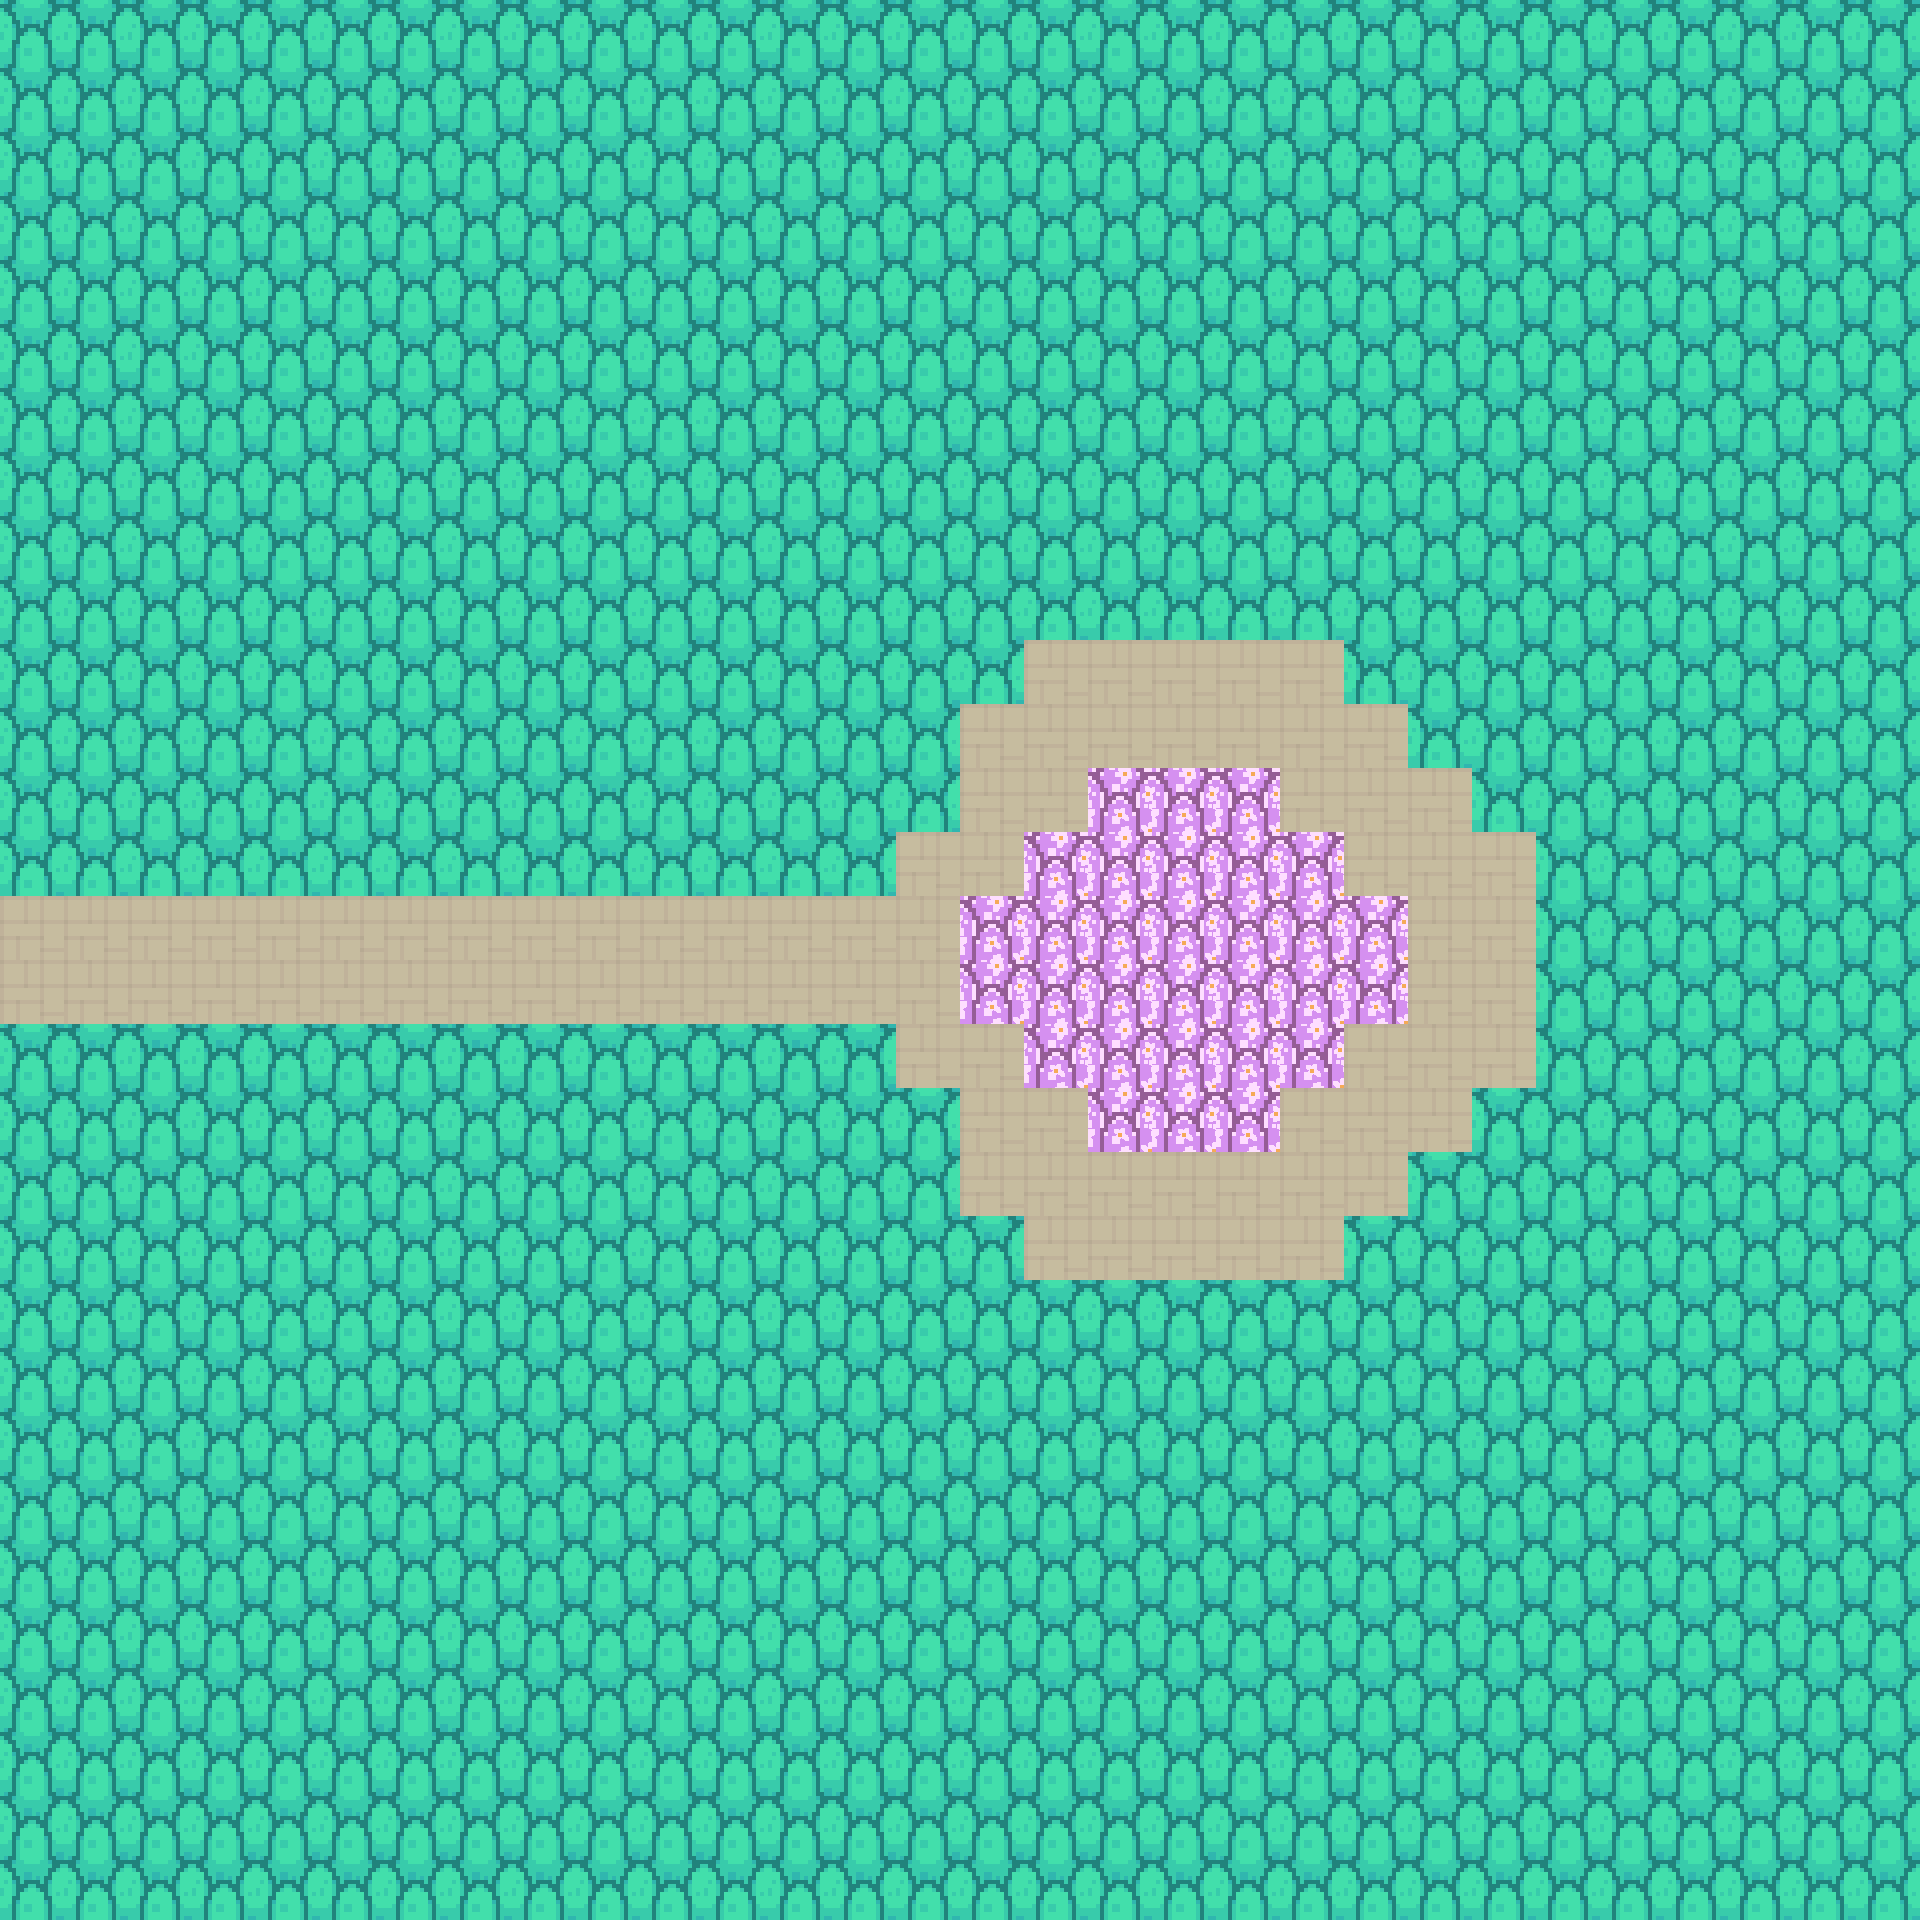

A 2D game scene composited from a Tiled map and its tileset images. What follows is a short description and the map's XML, with every tile layer's data as written:
An orthogonal 30x30 tile map with 64x64 px tiles, 2 tile layers (Ground, Trees), 2 tilesets.

<map version="1.10" tiledversion="1.12.2" orientation="orthogonal" renderorder="right-down" width="30" height="30" tilewidth="64" tileheight="64" infinite="0" nextlayerid="3" nextobjectid="1">
 <editorsettings>
  <export format="lua" />
 </editorsettings>
 <tileset firstgid="1" name="test-tiles" tilewidth="64" tileheight="64" tilecount="54" columns="9">
  <image source="tileset.png" width="576" height="384" />
 </tileset>
 <tileset firstgid="55" source="flowers.tsx" />
 <layer id="1" name="Ground" width="30" height="30">
  <data encoding="csv">
14,14,14,14,14,14,14,14,14,14,14,14,14,14,14,14,14,14,14,14,14,14,14,14,14,14,14,14,14,14,
14,14,14,14,14,14,14,14,14,14,14,14,14,14,14,14,14,14,14,14,14,14,14,14,14,14,14,14,14,14,
14,14,14,14,14,14,14,14,14,14,14,14,14,14,14,14,14,14,14,14,14,14,14,14,14,14,14,14,14,14,
14,14,14,14,14,14,14,14,14,14,14,14,14,14,14,14,14,14,14,14,14,14,14,14,14,14,14,14,14,14,
14,14,14,14,14,14,14,14,14,14,14,14,14,14,14,14,14,14,14,14,14,14,14,14,14,14,14,14,14,14,
14,14,14,14,14,14,14,14,14,14,14,14,14,14,14,14,14,14,14,14,14,14,14,14,14,14,14,14,14,14,
14,14,14,14,14,14,14,14,14,14,14,14,14,14,14,14,14,14,14,14,14,14,14,14,14,14,14,14,14,14,
14,14,14,14,14,14,14,14,14,14,14,14,14,14,14,14,14,14,14,14,14,14,14,14,14,14,14,14,14,14,
14,14,14,14,14,14,14,14,14,14,14,14,14,14,14,14,14,14,14,14,14,14,14,14,14,14,14,14,17,14,
14,14,14,14,14,14,14,14,14,14,14,14,14,14,14,14,14,14,14,14,14,14,14,14,14,14,14,14,17,14,
14,14,14,14,14,14,14,14,14,14,14,14,14,14,14,14,14,14,14,68,68,30,28,29,30,28,29,30,28,29,
14,14,14,14,14,14,14,14,14,14,14,14,14,14,14,14,14,14,14,68,68,68,37,38,39,37,38,39,37,38,
14,14,14,14,14,14,14,14,14,14,14,14,14,14,14,14,14,97,97,97,68,68,46,47,48,46,47,48,46,47,
14,14,14,14,14,14,14,14,14,14,14,14,14,14,14,14,97,97,97,97,97,14,14,14,14,14,14,14,14,14,
14,14,14,14,14,14,14,14,14,14,14,14,14,14,14,97,97,97,97,97,97,97,14,14,14,14,14,14,14,14,
14,14,14,14,14,14,14,14,14,14,14,14,14,14,14,97,97,97,97,97,97,97,14,14,14,14,14,14,14,14,
14,14,14,14,14,14,14,14,14,14,14,14,14,14,14,14,97,97,97,97,97,14,14,14,14,14,14,14,14,14,
14,14,14,14,14,14,14,14,14,14,14,14,14,14,14,14,14,97,97,97,68,68,30,28,29,30,28,29,30,28,
14,14,14,14,14,14,14,14,14,14,14,14,14,14,14,14,14,14,14,68,68,68,39,37,38,39,37,38,39,37,
14,14,14,14,14,14,14,14,14,14,14,14,14,14,14,14,14,14,14,68,68,47,48,46,47,48,46,47,48,46,
14,14,14,14,14,14,14,14,14,14,14,14,14,14,14,14,14,14,14,14,14,14,14,14,14,14,14,14,14,14,
14,14,14,14,14,14,14,14,14,14,14,14,14,14,14,14,14,14,14,14,14,14,14,14,14,14,14,14,14,14,
14,14,14,14,14,14,14,14,14,14,14,14,14,14,14,14,14,14,14,14,14,14,14,14,14,14,14,14,14,14,
14,14,14,14,14,14,14,14,14,14,14,14,14,14,14,14,14,14,14,14,14,14,14,14,14,14,14,14,14,14,
14,14,14,14,14,14,14,14,14,14,14,14,14,14,14,14,14,14,14,14,14,14,14,14,14,14,14,14,14,14,
14,14,14,14,14,14,14,14,14,14,14,14,14,14,14,14,14,14,14,14,14,14,14,14,14,14,14,14,14,14,
14,14,14,14,14,14,14,14,14,14,14,14,14,14,14,14,14,14,14,14,14,14,14,14,14,14,14,14,14,14,
14,14,14,14,14,14,14,14,14,14,14,14,14,14,14,14,14,14,14,14,14,14,14,14,14,14,14,14,14,14,
14,14,14,14,14,14,14,14,14,14,14,14,14,14,14,14,14,14,14,14,14,14,14,14,14,14,14,14,14,14,
14,14,14,14,14,14,14,14,14,14,14,14,14,14,14,14,14,14,14,14,14,14,14,14,14,14,14,14,14,14
</data>
 </layer>
 <layer id="2" name="Trees" width="30" height="30">
  <data encoding="csv">
43,43,43,43,43,43,43,43,43,43,43,43,43,43,43,43,43,43,43,43,43,43,43,43,43,43,43,43,43,43,
43,43,43,43,43,43,43,43,43,43,43,43,43,43,43,43,43,43,43,43,43,43,43,43,43,43,43,43,43,43,
43,43,43,43,43,43,43,43,43,43,43,43,43,43,43,43,43,43,43,43,43,43,43,43,43,43,43,43,43,43,
43,43,43,43,43,43,43,43,43,43,43,43,43,43,43,43,43,43,43,43,43,43,43,43,43,43,43,43,43,43,
43,43,43,43,43,43,43,43,43,43,43,43,43,43,43,43,43,43,43,43,43,43,43,43,43,43,43,43,43,43,
43,43,43,43,43,43,43,43,43,43,43,43,43,43,43,43,43,43,43,43,43,43,43,43,43,43,43,43,43,43,
43,43,43,43,43,43,43,43,43,43,43,43,43,43,43,43,43,43,43,43,43,43,43,43,43,43,43,43,43,43,
43,43,43,43,43,43,43,43,43,43,43,43,43,43,43,43,43,43,43,43,43,43,43,43,43,43,43,43,43,43,
43,43,43,43,43,43,43,43,43,43,43,43,43,43,43,43,43,43,43,43,43,43,43,43,43,43,43,43,43,43,
43,43,43,43,43,43,43,43,43,43,43,43,43,43,43,43,43,43,43,43,43,43,43,43,43,43,43,43,43,43,
43,43,43,43,43,43,43,43,43,43,43,43,43,43,43,43,14,14,14,0,0,43,43,43,43,43,43,43,43,43,
43,43,43,43,43,43,43,43,43,43,43,43,43,43,43,14,14,14,0,0,0,0,43,43,43,43,43,43,43,43,
43,43,43,43,43,43,43,43,43,43,43,43,43,43,43,14,14,0,0,0,0,0,14,43,43,43,43,43,43,43,
43,43,43,43,43,43,43,43,43,43,43,43,43,43,14,14,0,0,0,0,0,14,14,14,43,43,43,43,43,43,
14,14,14,14,14,14,14,14,14,14,14,14,14,14,14,0,0,0,0,0,0,0,14,14,43,43,43,43,43,43,
14,14,14,14,14,14,14,14,14,14,14,14,14,14,14,0,0,0,0,0,0,0,14,14,43,43,43,43,43,43,
43,43,43,43,43,43,43,43,43,43,43,43,43,43,14,0,0,0,0,0,0,14,14,14,43,43,43,43,43,43,
43,43,43,43,43,43,43,43,43,43,43,43,43,43,43,0,0,0,0,0,0,0,14,43,43,43,43,43,43,43,
43,43,43,43,43,43,43,43,43,43,43,43,43,43,43,14,0,0,0,0,0,0,43,43,43,43,43,43,43,43,
43,43,43,43,43,43,43,43,43,43,43,43,43,43,43,43,14,0,0,0,0,43,43,43,43,43,43,43,43,43,
43,43,43,43,43,43,43,43,43,43,43,43,43,43,43,43,43,43,43,43,43,43,43,43,43,43,43,43,43,43,
43,43,43,43,43,43,43,43,43,43,43,43,43,43,43,43,43,43,43,43,43,43,43,43,43,43,43,43,43,43,
43,43,43,43,43,43,43,43,43,43,43,43,43,43,43,43,43,43,43,43,43,43,43,43,43,43,43,43,43,43,
43,43,43,43,43,43,43,43,43,43,43,43,43,43,43,43,43,43,43,43,43,43,43,43,43,43,43,43,43,43,
43,43,43,43,43,43,43,43,43,43,43,43,43,43,43,43,43,43,43,43,43,43,43,43,43,43,43,43,43,43,
43,43,43,43,43,43,43,43,43,43,43,43,43,43,43,43,43,43,43,43,43,43,43,43,43,43,43,43,43,43,
43,43,43,43,43,43,43,43,43,43,43,43,43,43,43,43,43,43,43,43,43,43,43,43,43,43,43,43,43,43,
43,43,43,43,43,43,43,43,43,43,43,43,43,43,43,43,43,43,43,43,43,43,43,43,43,43,43,43,43,43,
43,43,43,43,43,43,43,43,43,43,43,43,43,43,43,43,43,43,43,43,43,43,43,43,43,43,43,43,43,43,
43,43,43,43,43,43,43,43,43,43,43,43,43,43,43,43,43,43,43,43,43,43,43,43,43,43,43,43,43,43
</data>
 </layer>
</map>
